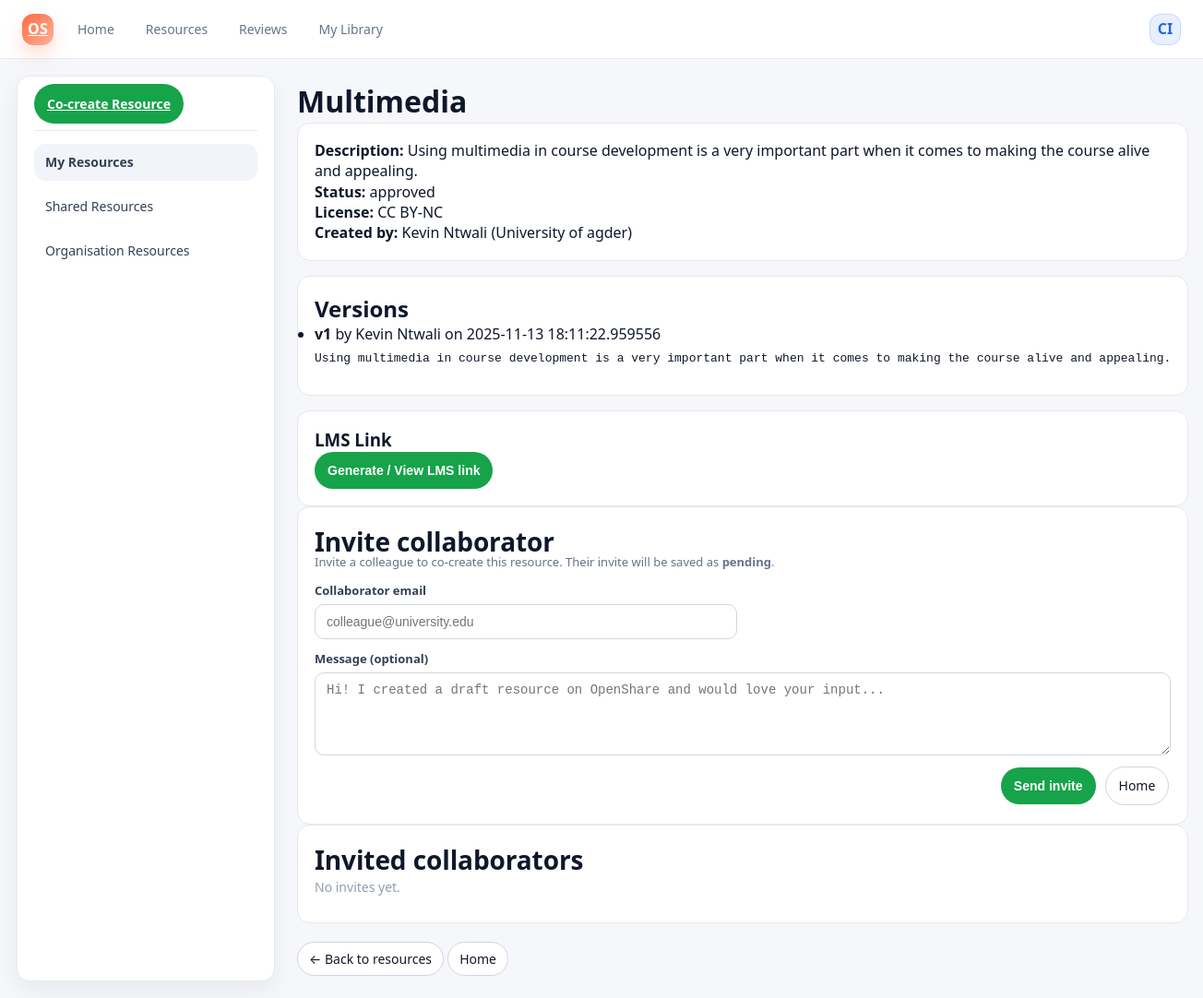
Page /resources/1 on the committed database.
### app/models.py (models this page shows)
class Resource(Base):
    __tablename__ = "resources"
    id = Column(Integer, primary_key=True, index=True)
    title = Column(String, nullable=False)
    description = Column(Text)
    status = Column(String, default="draft")  # 'draft', 'in_review', 'approved'
    license = Column(String, default="CC BY")
    created_by_id = Column(Integer, ForeignKey("users.id"))
    created_at = Column(DateTime, default=datetime.utcnow)
    created_by = relationship("User")
    versions = relationship(
        "ResourceVersion",
        back_populates="resource",
        order_by="ResourceVersion.version_number",
        cascade="all, delete-orphan",
    )
    invites = relationship(
        "CollaborationInvite",
        back_populates="resource",
        order_by="CollaborationInvite.created_at",
        cascade="all, delete-orphan",
    )

class User(Base):
    __tablename__ = "users"
    id = Column(Integer, primary_key=True, index=True)
    name = Column(String, nullable=False)
    email = Column(String, unique=True, index=True)
    institution = Column(String, nullable=False)
    role = Column(String, nullable=False)  # 'author', 'reviewer', 'admin'

class ResourceVersion(Base):
    __tablename__ = "resource_versions"
    id = Column(Integer, primary_key=True, index=True)
    resource_id = Column(Integer, ForeignKey("resources.id"))
    version_number = Column(Integer, nullable=False)
    content = Column(Text, nullable=False)
    created_by_id = Column(Integer, ForeignKey("users.id"))
    created_at = Column(DateTime, default=datetime.utcnow)
    resource = relationship("Resource", back_populates="versions")
    created_by = relationship("User")

### app/routes_resources.py (the view)
@router.get("/resources/{resource_id}")
def view_resource(resource_id: int, request: Request, db: Session = Depends(get_db)):
    resource = db.query(models.Resource).filter_by(id=resource_id).first()
    if not resource:
        return RedirectResponse(url="/resources", status_code=303)
    invites = (
        db.query(models.CollaborationInvite)
        .filter(models.CollaborationInvite.resource_id == resource_id)
        .order_by(models.CollaborationInvite.created_at.desc())
        .all()
    )
    return templates.TemplateResponse(
        "resource_detail.html",
        {"request": request, "resource": resource, "invites": invites},
    )

### app/templates/resource_detail.html (shortened to what this page needs)
{% extends "openshare_base.html" %}
{% block content %}
  <div class="page-header">
    <h1>{{ resource.title }}</h1>
  </div>
  <div class="card">
    <p><strong>Description:</strong> {{ resource.description }}</p>
    <p><strong>Status:</strong> {{ resource.status }}</p>
    <p><strong>License:</strong> {{ resource.license }}</p>
    <p>
      <strong>Created by:</strong>
      {{ resource.created_by.name }} ({{ resource.created_by.institution }})
    </p>
  </div>
  <div class="card" style="margin-top: 16px;">
    <h2>Versions</h2>
    {% if resource.versions %}
      <ul>
        {% for v in resource.versions %}
          <li style="margin-bottom: 12px;">
            <strong>v{{ v.version_number }}</strong>
            by {{ v.created_by.name }}
            on {{ v.created_at }}
            <pre style="margin-top: 6px;">{{ v.content }}</pre>
          </li>
        {% endfor %}
      </ul>
    {% else %}
      <p class="card-meta">No versions available.</p>
    {% endif %}
  </div>
  {% if resource.status == 'approved' %}
    <div class="card" style="margin-top: 16px;">
      <h3>LMS Link</h3>
      <form method="post" action="/resources/{{ resource.id }}/generate-link">
        <button class="btn-primary" type="submit">
          Generate / View LMS link
        </button>
      </form>
    </div>
  {% endif %}
  <section class="card">
  <h2 class="section-title">Invite collaborator</h2>
  <p class="helper">Invite a colleague to co-create this resource. Their invite will be saved as <b>pending</b>.</p>
  <form method="post" action="/resources/{{ resource.id }}/invite">
    <div class="form-grid two-col">
      <div class="field">
        <label>Collaborator email</label>
        <input class="input" type="email" name="collaborator_email" placeholder="colleague@university.edu" required>
      </div>
      <div class="field field-full">
        <label>Message (optional)</label>
        <textarea class="input" name="message" rows="4"
          placeholder="Hi! I created a draft resource on OpenShare and would love your input..."></textarea>
      </div>
    </div>
    <div class="form-actions">
      <button class="btn-primary" type="submit">Send invite</button>
      <a class="btn-secondary" href="/openshare-dashboard">Home</a>
    </div>
  </form>
</section>
<section class="card">
  <h2 class="section-title">Invited collaborators</h2>
  {% if invites and invites|length > 0 %}
    <ul class="simple-list">
      {% for i in invites %}
        <li>
          <b>{{ i.collaborator_email }}</b>
          <span class="badge">{{ i.status }}</span>
          <div class="muted small">Invited: {{ i.created_at }}</div>
          {% if i.message %}
            <div class="muted small">Message: {{ i.message }}</div>
          {% endif %}
        </li>
      {% endfor %}
    </ul>
  {% else %}
    <p class="muted">No invites yet.</p>
  {% endif %}
</section>
  <div style="margin-top: 20px;">
    <a class="btn-secondary small" href="/resources">
      ← Back to resources
    </a>
    <a class="btn-secondary small" href="/openshare-dashboard">
      Home
    </a>
  </div>
{% endblock %}

### app/static/css/openshare.css (style rules this page uses)
.card { background: #ffffff; border: 1px solid #e5e7eb; border-radius: 14px; padding: 18px; }
.section-title { font-size: 16px; font-weight: 700; margin-bottom: 12px; }
.helper { color: #6b7280; font-size: 13px; margin: -6px 0 12px 0; }
.form-grid { display: grid; grid-template-columns: 1fr 1fr; gap: 14px 16px; align-items: start; }
.field { display: grid; gap: 6px; }
.field-full { grid-column: 1 / -1; }
.two-col { grid-template-columns: 1fr 1fr; }
.input { width: 100%; padding: 10px 12px; border: 1px solid #d1d5db; border-radius: 10px; font-size: 14px; background: #ffffff; }
textarea.input { resize: vertical; min-height: 90px; }
label { font-size: 13px; color: #374151; font-weight: 600; }
.form-actions { display: flex; gap: 10px; justify-content: flex-end; align-items: center; padding-top: 6px; }
.section-title { font-weight: 750; margin-bottom: 10px; letter-spacing: -0.1px; }
.form-actions { display: flex; gap: 10px; align-items: center; margin-top: 6px; }
.muted { color: var(--muted); font-size: 14px; margin-bottom: 10px; }
.card { background: #fff; border: 1px solid #e5e7eb; border-radius: 14px; padding: 18px; }
.section-title { font-size: 16px; margin-bottom: 12px; }
.form-grid { display: grid; gap: 12px; }
.form-grid.two-col { grid-template-columns: 1fr 1fr; }
.field { display: flex; flex-direction: column; gap: 6px; }
.field label { font-size: 13px; color: #334155; font-weight: 600; }
.input { width: 100%; padding: 10px 12px; border-radius: 10px; border: 1px solid #d1d5db; background: #fff; font-size: 14px; }
.helper { margin: -6px 0 12px 0; color: #64748b; font-size: 13px; line-height: 1.35; }
.form-actions { display: flex; gap: 10px; align-items: center; padding: 6px 2px 2px; }
.btn-secondary { padding: 10px 14px; border-radius: 999px; border: 1px solid #d1d5db; background: #fff; text-decoration: none; color: #111827; font-size: 14px; display: inline-flex; align-items: center; justify-content: center; }
* { box-sizing: border-box; margin: 0; padding: 0; }
:root { --bg: #f6f7fb; --panel: #ffffff; --text: #0f172a; --muted: #64748b; --stroke: #e6e9f2; --primary: #2563eb; --primary-soft: #e8f0ff; --success: #16a34a; --success-soft: #eaf8f0; --radius: 14px; --shadow: 0 14px 35px rgba(15, 23, 42, 0.08); --shadow-soft: 0 10px 25px rgba(15, 23, 42, 0.06); }
body { font-family: system-ui, -apple-system, BlinkMacSystemFont, "Segoe UI", sans-serif; background: var(--bg); color: var(--text); line-height: 1.4; }
.btn-primary { background: var(--success); color: #ffffff; border: none; padding: 12px 14px; border-radius: 999px; font-size: 14px; font-weight: 650; cursor: pointer; transition: transform 120ms ease, filter 120ms ease; }
.btn-primary.small, .btn-secondary.small { padding: 8px 12px; border-radius: 999px; }
.muted { opacity:.7; }
.section-title { margin:0; font-size:28px; }

### rows in the picture
Resource: title "Multimedia", description "Using multimedia in course development is a very important part when it comes to making the course alive and appealing.", status "approved", license "CC BY-NC"
User: created_by.name "Kevin Ntwali", created_by.institution "University of agder"
ResourceVersion: version_number "1", created_by.name "Kevin Ntwali", created_at "2025-11-13 18:11:22.959556", content "Using multimedia in course development is a very important part when it comes to making the course alive and appealing."
